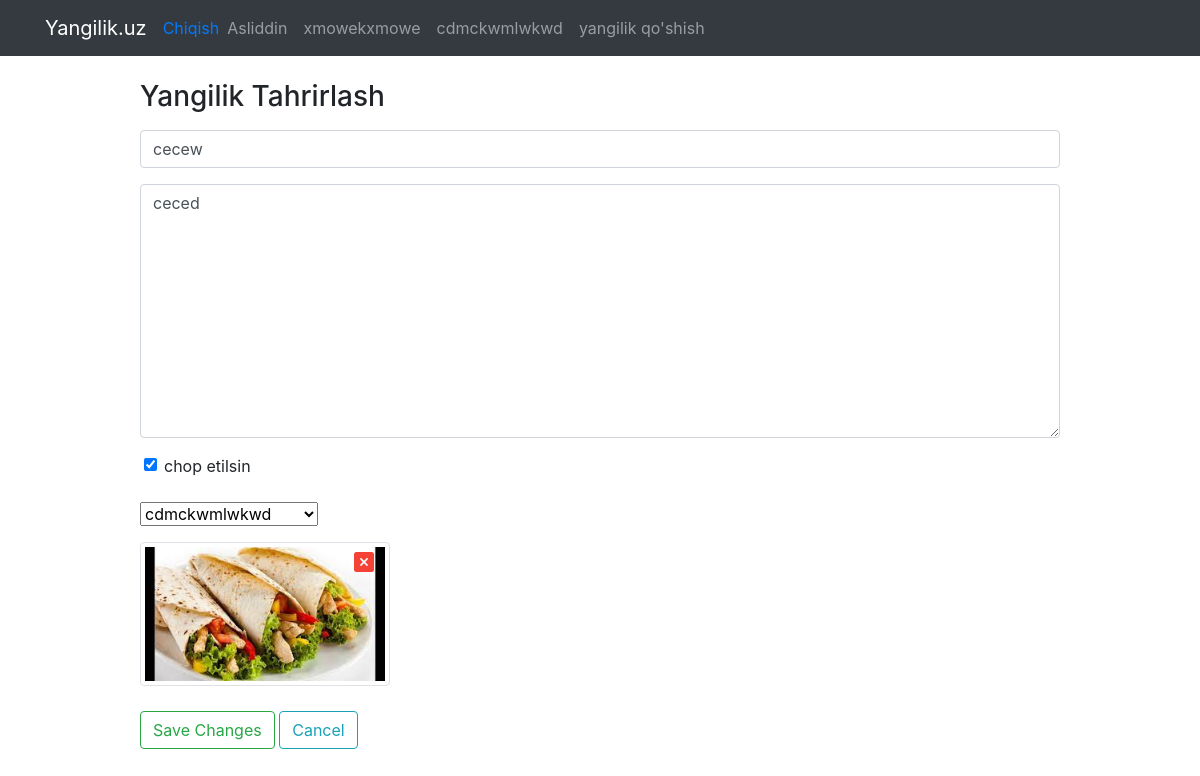
The page /admin/news/1/ on the database its author committed.
### models.py (models this page shows, shortened)
class Category(db.Model):
    id=db.Column('ID', db.Integer,primary_key=True)
    name=db.Column('Kategoriyalar nomi', db.String(255))

class News(db.Model):
    id = db.Column('ID', db.Integer, primary_key = True)
    title = db.Column('Sarlavha', db.String(255))
    slug = db.Column("Slug",db.String(255))
    content = db.Column('Mazmuni', db.Text)
    datetime = db.Column('Sana', db.DateTime, default=datetime.now)
    views = db.Column("Ko'rishlar soni", db.Integer, default=0)
    is_published=db.Column("chop etilishi", db.Boolean)
    photo=db.Column("Muqova rasmi", db.String(255),nullable=True)
    cat_id=db.Column(db.Integer,db.ForeignKey("category.ID"))

### admin_news_view.py (the view)
@app.route("/admin/news/<int:_id>/",methods=["GET","POST"])
def update_news_view(_id):
    if request.method=="POST":
        print("Post bu")
        news=News.query.filter_by(id=_id).first_or_404()
        news.title=request.form["news_title"]
        news.slug=slugify(news.title)
        news.content=request.form["news_content"]
        news.is_published=bool(request.form.get("publish_status",False))
        try:
            print(request.form.get('category_id'))
            news.cat_id=int(request.form.get('category_id'))
        except:
            return redirect(url_for("update_news_view"))
        if "news_photo" in request.files:
            news_photo=request.files["news_photo"]
            photo_filename=str(uuid4())+"."+ news_photo.filename.split(".")[-1]
            news_photo.save(os.path.join(os_upload_path,photo_filename))
            if news_photo.filename.split(".")[-1]!="":
                news.photo=photo_filename
        db.session.commit()
        return redirect(url_for("admin_news_list_view"))
    elif request.method=="GET":
        if request.args.get("action",None)=="delete-thumb":
            chosen_news=News.query.filter_by(id=_id).first_or_404()
            os.unlink(os.path.join("static","uploads","images",chosen_news.photo))
            chosen_news.photo=""
            db.session.commit()
            return redirect(url_for("update_news_view",_id=_id))
        chosen_news=News.query.filter_by(id=_id).first_or_404()
    return render_template("admin/updates_news.html",  yangilik=chosen_news)

### Context.py (called while the page is built)
@app.context_processor
def category_context_manager():
    cats=Category.query.all()
    return {"kategoriyalar": cats}

### templates/admin/updates_news.html (shortened to what this page needs)
{% extends "admin/base.html" %}
{% block main %}
<div class="container" mb-5>
    <div class="row mt-4">
        <div class="col-10 offset-1">
            <h3>Yangilik Tahrirlash</h3>
            <form action="{{ url_for('update_news_view', _id=yangilik.id) }}" method="post" enctype="multipart/form-data">
            <div class="input-group mb-3 mt-3">
                <input
                 type="text"
                 class="form-control"
                 placeholder="News Title"
                 aria-label="News Title"
                 aria-describedby="basic-addon1"
                 name="news_title"
                 autocomplete="off"
                 value="{{yangilik.title}}"/>
            </div>
            <div class="input-group mb-3">
                <div class="form-floating">
                    <textarea
                    class="form-control"
                    placeholder="News Content"
                    name="news_content"
                    rows="10"
                    cols="130"
                    >{{yangilik.content}}</textarea>
        </div>
    </div>
    <div class="input-group mb-3 ml-4">
          <input
           class="form-check-input "
           type="checkbox"
           id="publish_status"
           name="publish_status"
           value="True"
          {% if yangilik.is_published %}
            checked="checked"
          {% endif %}>
           <label for="publish_status">chop etilsin</label>
        </div>
        <div class="input-group mb-3 ">
        <select class="form-select" name="category_id" required>
            {% for kat in kategoriyalar %}
              {% if yangilik.cat_id and yangilik.cat_id==kat.id %}
                <option selected value="{{kat.id}}">{{kat.name}}</option>
              {% else %}
                <option  value="{{kat.id}}">{{kat.name}}</option>
              {% endif %}
            {% endfor %}
          </select>
        </div>
        {% if yangilik.photo %}
        <div style="position: relative; width: 250px; margin-bottom: 25px;">
          <img src="{{url_for('static',filename='uploads/images/' ~ yangilik.photo)}}" class="img-thumbnail" style="width: 100%; position: relative;">
          <a href="{{url_for('update_news_view', _id=yangilik.id, action='delete-thumb')}}">
            <img src="{{url_for('static',filename='images/icons/remove.svg')}}" style="width: 20px;position: absolute;top:10px;right: 16px;" >
          </a>
        </div>
        {% else %}
        <div  class="input-group mb-3">
              <label class="btn btn-secondary">
                Upload thumbnail <input type="file" accept="image/png, image/gif,image/jpeg, image/jpg" name="news_photo" hidden />
              </label>
        </div>
        {% endif %}
        <input type="submit" class="btn btn-outline-success" value="Save Changes">
        <a href="{{url_for('admin_news_list_view')}}" class="btn btn-outline-info">Cancel</a>
      </form>
    </div>
  </div>
</div>
{% endblock %}

### templates/admin/base.html (shortened to what this page needs)
<!DOCTYPE html>
<html lang="en">
<head>
    <link rel="stylesheet" href="https://maxcdn.bootstrapcdn.com/bootstrap/4.0.0/css/bootstrap.min.css"
>
</head>
<body>
    <nav class="navbar navbar-expand-lg navbar-dark bg-dark">
        <div class="container">
            <a class="navbar-brand" href="{{ url_for('all_news_view') }}">Yangilik.uz</a>
            <a href="{{url_for('logout')}}">Chiqish</a>
            <div class="collapse navbar-collapse" id="navbarSupportedContent">
                <ul class="navbar-nav mr-auto">
                    {% for kat in kategoriyalar %}
                    <li class="nav-item ">
                        <a class="nav-link" href="{{ url_for('all_news_view',category=kat.id) }}"> {{kat.name}}</a>
                    </li>
                    {% endfor %}
                    <li class="nav-item">
                        <a class="nav-link" href="{{url_for('add_news_view')}}">yangilik qo'shish</a>
                    </li>
                </ul>
            </div>
        </div>
    </nav>
    {% block main %}
    {% endblock main%}
</body>
</html>

### rows shown on the page
Category: name "Asliddin"
Category: name "xmowekxmowe"
Category: name "cdmckwmlwkwd"
News: news_title "cecew", news_content "ceced", chop etilishi "☑", Muqova rasmi (picture)

### other values the page prints
form field category_id "cdmckwmlwkwd"
